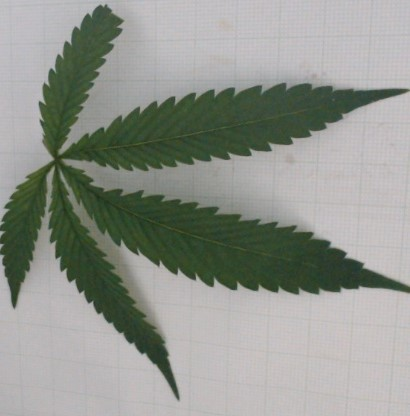
#> input picture image_RGB_20240509_051944_1.jpg, 410 x 416 px; its folder holds only this picture in this run
$ python -i test1.py   (imports and definitions only)   (older library calls are emulated)
#> lines starting #> are read from the running program, lines starting #| are printed output that depends on the picture; after the words box and inside, x2 and y2 are one past the last pixel; in counts of white or black regions, pixels touching at a corner belong together
#> further down, picture is the input picture: shape (416, 410, 3); mean B, G, R 141.7, 149.2, 145.4
import pandas as pd
from PIL import Image
import numpy as np
from skimage.color import rgb2lab
from skimage.feature import graycomatrix, graycoprops
import matplotlib.pyplot as plt
import cv2
import os

# [15 lines left out: function cropped_image, not called in this run]

def remove_background(image):
    hsv = cv2.cvtColor(image, cv2.COLOR_BGR2HSV)
#> hsv: shape (416, 410, 3); mean H, S, V 75, 29.6, 151.2
    lower_green = np.array([35, 40, 40])
    upper_green = np.array([85, 255, 255])
    mask = cv2.inRange(hsv, lower_green, upper_green)
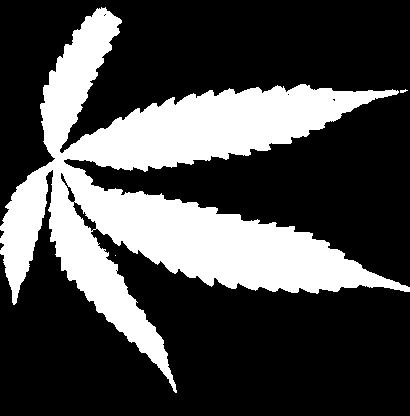
#> mask: shape (416, 410); 28.7% white; 3 white regions (2 under 20 px), largest, box (x1, y1, x2, y2) and area: (0, 7, 410, 393) 48952
    mask_inv = cv2.bitwise_not(mask)
    result = cv2.bitwise_and(image, image, mask=mask)
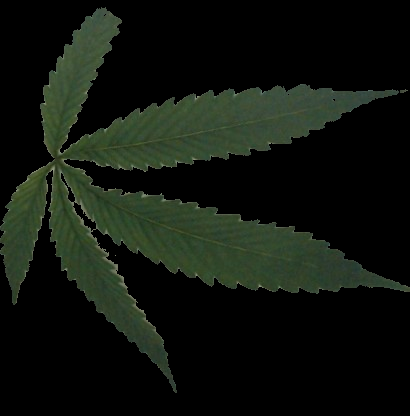
#> result: shape (416, 410, 3); mean B, G, R 14.2, 21.2, 16.1
    white_background = np.full_like(image, 255)
    final_image = cv2.bitwise_or(result, white_background, mask=mask_inv)
    return result

# [50 lines left out: functions increase_brightness, extract_color_features, extract_color_ratios, extract_glcm_features, not called in this run]

def retinex(image, sigma=100):
    return cv2.xphoto.createTonemapDurand(gamma=2.2).process(cv2.cvtColor(image, cv2.COLOR_BGR2RGB))

# [73 lines left out: functions save_processed_image, process_images_from_folder, not called in this run]

# ใช้งานฟังก์ชัน
folder_path = r'E:\Project\data_image\captured_images_day1\400'
save_folder = r'E:\Project\Program'
# [1 line not run here, left out]

>>> import cv2
>>> picture = cv2.imread('image_RGB_20240509_051944_1.jpg')
>>> result = remove_background(picture)

$ run again, on image_RGB_20240509_065049_1.jpg
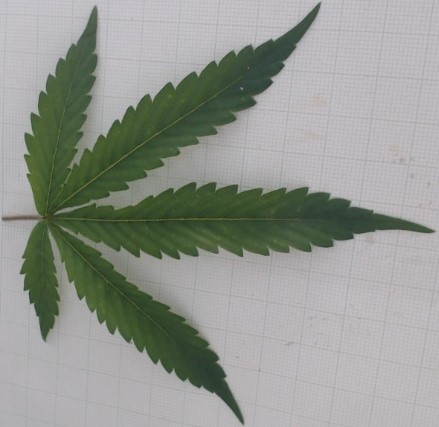
#> input picture image_RGB_20240509_065049_1.jpg, 439 x 427 px
#> picture is the input picture: shape (427, 439, 3); mean B, G, R 144.8, 151.7, 148
#> hsv: shape (427, 439, 3); mean H, S, V 108.1, 29.2, 154
#> in remove_background, `mask = cv2.inRange(hsv, lower_green, upper_green)`:
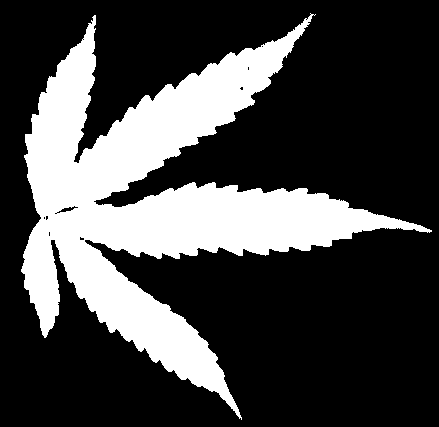
#> mask: shape (427, 439); 27% white; 1 white region, box (x1, y1, x2, y2) and area: (21, 13, 432, 420) 50684
#> in remove_background, `result = cv2.bitwise_and(image, image, mask=mask)`:
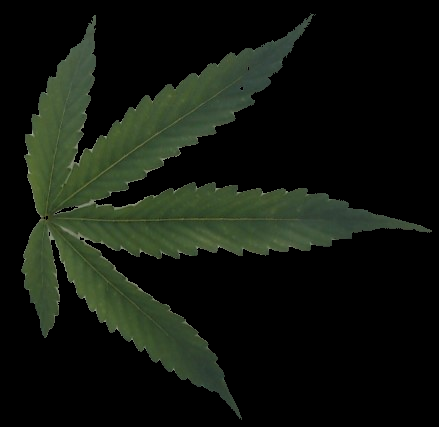
#> result: shape (427, 439, 3); mean B, G, R 14.5, 22.4, 17.3

$ run again, on image_RGB_20240509_072631_1.jpg
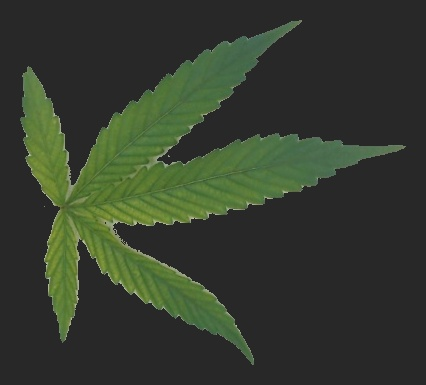
#> input picture image_RGB_20240509_072631_1.jpg, 426 x 385 px
#> picture is the input picture: shape (385, 426, 3); mean B, G, R 46.1, 60, 52.2
#> hsv: shape (385, 426, 3); mean H, S, V 19.2, 31.9, 60.1
#> in remove_background, `mask = cv2.inRange(hsv, lower_green, upper_green)`:
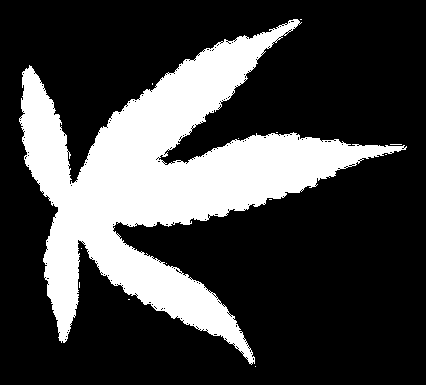
#> mask: shape (385, 426); 26% white; 13 white regions (12 under 20 px), largest, box (x1, y1, x2, y2) and area: (19, 19, 407, 365) 42607
#> in remove_background, `result = cv2.bitwise_and(image, image, mask=mask)`:
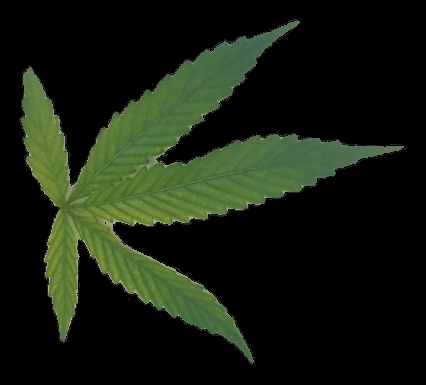
#> result: shape (385, 426, 3); mean B, G, R 16.1, 29.9, 22.2
